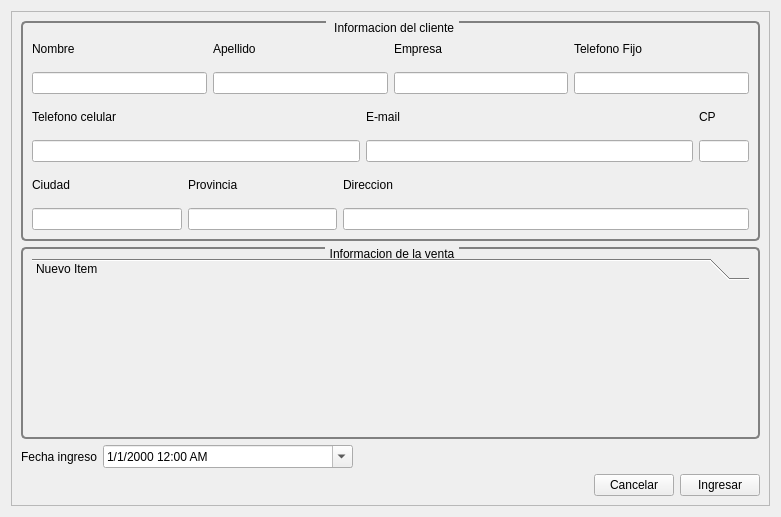
<?xml version="1.0" encoding="UTF-8"?>
<ui version="4.0">
 <class>NuevaVenta</class>
 <widget class="QWidget" name="NuevaVenta">
  <property name="geometry">
   <rect>
    <x>0</x>
    <y>0</y>
    <width>781</width>
    <height>517</height>
   </rect>
  </property>
  <property name="windowTitle">
   <string>Form</string>
  </property>
  <layout class="QVBoxLayout" name="verticalLayout_8">
   <item>
    <widget class="QScrollArea" name="scrollArea">
     <property name="widgetResizable">
      <bool>true</bool>
     </property>
     <widget class="QWidget" name="scrollAreaWidgetContents">
      <property name="geometry">
       <rect>
        <x>0</x>
        <y>0</y>
        <width>761</width>
        <height>497</height>
       </rect>
      </property>
      <layout class="QVBoxLayout" name="verticalLayout">
       <item>
        <layout class="QVBoxLayout" name="verticalLayout_4">
         <item>
          <widget class="QGroupBox" name="gbCliente">
           <property name="minimumSize">
            <size>
             <width>0</width>
             <height>220</height>
            </size>
           </property>
           <property name="sizeIncrement">
            <size>
             <width>0</width>
             <height>0</height>
            </size>
           </property>
           <property name="styleSheet">
            <string notr="true"> QGroupBox {
     background-color: qlineargradient(x1: 0, y1: 0, x2: 0, y2: 1,
                                       stop: 0 #E0E0E0 , stop: 1 #FFFFFF);
     border: 2px solid gray;
     border-radius: 5px;
     margin-top: 1ex; /* leave space at the top for the title */
 }

 QGroupBox::title {
     subcontrol-origin: margin;
     subcontrol-position: top center; /* position at the top center */
     padding: 0 3px;
     background-color: qlineargradient(x1: 0, y1: 0, x2: 0, y2: 1,
                                       stop: 0 #E0E0E0 , stop: 1 #FFFFFF);
 }</string>
           </property>
           <property name="title">
            <string> Informacion del cliente</string>
           </property>
           <layout class="QHBoxLayout" name="horizontalLayout_7">
            <item>
             <layout class="QVBoxLayout" name="verticalLayout_13">
              <item>
               <layout class="QHBoxLayout" name="horizontalLayout_4">
                <item>
                 <layout class="QVBoxLayout" name="verticalLayout_2">
                  <item>
                   <widget class="QLabel" name="label">
                    <property name="text">
                     <string>Nombre</string>
                    </property>
                   </widget>
                  </item>
                  <item>
                   <widget class="QLineEdit" name="leNombre"/>
                  </item>
                 </layout>
                </item>
                <item>
                 <layout class="QVBoxLayout" name="verticalLayout_3">
                  <item>
                   <widget class="QLabel" name="label_2">
                    <property name="text">
                     <string>Apellido</string>
                    </property>
                   </widget>
                  </item>
                  <item>
                   <widget class="QLineEdit" name="leApellido"/>
                  </item>
                 </layout>
                </item>
                <item>
                 <layout class="QVBoxLayout" name="verticalLayout_14">
                  <item>
                   <widget class="QLabel" name="label_8">
                    <property name="text">
                     <string>Empresa</string>
                    </property>
                   </widget>
                  </item>
                  <item>
                   <widget class="QLineEdit" name="leEmpresa"/>
                  </item>
                 </layout>
                </item>
                <item>
                 <layout class="QVBoxLayout" name="verticalLayout_11">
                  <item>
                   <widget class="QLabel" name="label_3">
                    <property name="text">
                     <string>Telefono Fijo</string>
                    </property>
                   </widget>
                  </item>
                  <item>
                   <widget class="QLineEdit" name="leTelefonoFijo"/>
                  </item>
                 </layout>
                </item>
               </layout>
              </item>
              <item>
               <layout class="QHBoxLayout" name="horizontalLayout_5">
                <item>
                 <layout class="QVBoxLayout" name="verticalLayout_10">
                  <item>
                   <widget class="QLabel" name="label_16">
                    <property name="text">
                     <string>Telefono celular</string>
                    </property>
                   </widget>
                  </item>
                  <item>
                   <widget class="QLineEdit" name="leTelefonoCelular"/>
                  </item>
                 </layout>
                </item>
                <item>
                 <layout class="QVBoxLayout" name="verticalLayout_5" stretch="0,0">
                  <item>
                   <widget class="QLabel" name="label_5">
                    <property name="text">
                     <string>E-mail</string>
                    </property>
                   </widget>
                  </item>
                  <item>
                   <widget class="QLineEdit" name="leEmail">
                    <property name="minimumSize">
                     <size>
                      <width>300</width>
                      <height>0</height>
                     </size>
                    </property>
                   </widget>
                  </item>
                 </layout>
                </item>
                <item>
                 <layout class="QVBoxLayout" name="verticalLayout_9">
                  <property name="spacing">
                   <number>6</number>
                  </property>
                  <property name="sizeConstraint">
                   <enum>QLayout::SetMinimumSize</enum>
                  </property>
                  <item>
                   <widget class="QLabel" name="label_7">
                    <property name="sizePolicy">
                     <sizepolicy hsizetype="Minimum" vsizetype="Preferred">
                      <horstretch>0</horstretch>
                      <verstretch>0</verstretch>
                     </sizepolicy>
                    </property>
                    <property name="maximumSize">
                     <size>
                      <width>30</width>
                      <height>16777215</height>
                     </size>
                    </property>
                    <property name="text">
                     <string>CP</string>
                    </property>
                   </widget>
                  </item>
                  <item>
                   <widget class="QLineEdit" name="leCp">
                    <property name="sizePolicy">
                     <sizepolicy hsizetype="Minimum" vsizetype="Fixed">
                      <horstretch>0</horstretch>
                      <verstretch>0</verstretch>
                     </sizepolicy>
                    </property>
                    <property name="maximumSize">
                     <size>
                      <width>50</width>
                      <height>16777215</height>
                     </size>
                    </property>
                   </widget>
                  </item>
                 </layout>
                </item>
               </layout>
              </item>
              <item>
               <layout class="QHBoxLayout" name="horizontalLayout_6">
                <item>
                 <layout class="QVBoxLayout" name="verticalLayout_6">
                  <item>
                   <widget class="QLabel" name="lCiudad">
                    <property name="text">
                     <string>Ciudad</string>
                    </property>
                   </widget>
                  </item>
                  <item>
                   <widget class="QLineEdit" name="leCiudad"/>
                  </item>
                 </layout>
                </item>
                <item>
                 <layout class="QVBoxLayout" name="verticalLayout_7">
                  <item>
                   <widget class="QLabel" name="label_4">
                    <property name="text">
                     <string>Provincia</string>
                    </property>
                   </widget>
                  </item>
                  <item>
                   <widget class="QLineEdit" name="leProvincia"/>
                  </item>
                 </layout>
                </item>
                <item>
                 <layout class="QVBoxLayout" name="verticalLayout_12">
                  <item>
                   <widget class="QLabel" name="label_6">
                    <property name="text">
                     <string>Direccion</string>
                    </property>
                   </widget>
                  </item>
                  <item>
                   <widget class="QLineEdit" name="leDireccion">
                    <property name="minimumSize">
                     <size>
                      <width>406</width>
                      <height>0</height>
                     </size>
                    </property>
                   </widget>
                  </item>
                 </layout>
                </item>
               </layout>
              </item>
             </layout>
            </item>
           </layout>
          </widget>
         </item>
         <item>
          <widget class="QGroupBox" name="gbBalanzas">
           <property name="font">
            <font>
             <underline>false</underline>
             <strikeout>false</strikeout>
            </font>
           </property>
           <property name="styleSheet">
            <string notr="true"> QGroupBox {
     background-color: qlineargradient(x1: 0, y1: 0, x2: 0, y2: 1,
                                       stop: 0 #E0E0E0, stop: 1 #FFFFFF);
     border: 2px solid gray;
     border-radius: 5px;
     margin-top: 1ex; /* leave space at the top for the title */
 }

 QGroupBox::title {
     subcontrol-origin: margin;
     subcontrol-position: top center; /* position at the top center */
     padding: 0 3px;
     background-color: qlineargradient(x1: 0, y1: 0, x2: 0, y2: 1,
                                       stop: 0 #E0E0E0, stop: 1 #FFFFFF);
 }</string>
           </property>
           <property name="title">
            <string>Informacion de la venta</string>
           </property>
           <layout class="QHBoxLayout" name="horizontalLayout">
            <item>
             <widget class="QToolBox" name="tbBalanzas">
              <property name="sizePolicy">
               <sizepolicy hsizetype="Preferred" vsizetype="Expanding">
                <horstretch>0</horstretch>
                <verstretch>0</verstretch>
               </sizepolicy>
              </property>
              <property name="styleSheet">
               <string notr="true"/>
              </property>
              <property name="currentIndex">
               <number>0</number>
              </property>
              <widget class="QWidget" name="page_2">
               <property name="geometry">
                <rect>
                 <x>0</x>
                 <y>0</y>
                 <width>719</width>
                 <height>120</height>
                </rect>
               </property>
               <attribute name="label">
                <string>Nuevo Item</string>
               </attribute>
              </widget>
             </widget>
            </item>
           </layout>
          </widget>
         </item>
         <item>
          <layout class="QHBoxLayout" name="horizontalLayout_3">
           <item>
            <widget class="QLabel" name="label_12">
             <property name="text">
              <string>Fecha ingreso</string>
             </property>
            </widget>
           </item>
           <item>
            <widget class="QDateTimeEdit" name="dateTimeEdit">
             <property name="sizePolicy">
              <sizepolicy hsizetype="Minimum" vsizetype="Fixed">
               <horstretch>0</horstretch>
               <verstretch>0</verstretch>
              </sizepolicy>
             </property>
             <property name="minimumSize">
              <size>
               <width>250</width>
               <height>0</height>
              </size>
             </property>
             <property name="displayFormat">
              <string>d/M/yyyy h:mm AP</string>
             </property>
             <property name="calendarPopup">
              <bool>true</bool>
             </property>
            </widget>
           </item>
           <item>
            <spacer name="horizontalSpacer">
             <property name="orientation">
              <enum>Qt::Horizontal</enum>
             </property>
             <property name="sizeType">
              <enum>QSizePolicy::Expanding</enum>
             </property>
             <property name="sizeHint" stdset="0">
              <size>
               <width>50</width>
               <height>20</height>
              </size>
             </property>
            </spacer>
           </item>
          </layout>
         </item>
         <item>
          <layout class="QHBoxLayout" name="horizontalLayout_2">
           <item>
            <spacer name="horizontalSpacer_2">
             <property name="orientation">
              <enum>Qt::Horizontal</enum>
             </property>
             <property name="sizeHint" stdset="0">
              <size>
               <width>40</width>
               <height>20</height>
              </size>
             </property>
            </spacer>
           </item>
           <item>
            <widget class="QPushButton" name="pbCancelar">
             <property name="text">
              <string>Cancelar</string>
             </property>
            </widget>
           </item>
           <item>
            <widget class="QPushButton" name="pbIngresar">
             <property name="text">
              <string>Ingresar</string>
             </property>
            </widget>
           </item>
          </layout>
         </item>
        </layout>
       </item>
      </layout>
     </widget>
    </widget>
   </item>
  </layout>
 </widget>
 <resources/>
 <connections/>
</ui>
